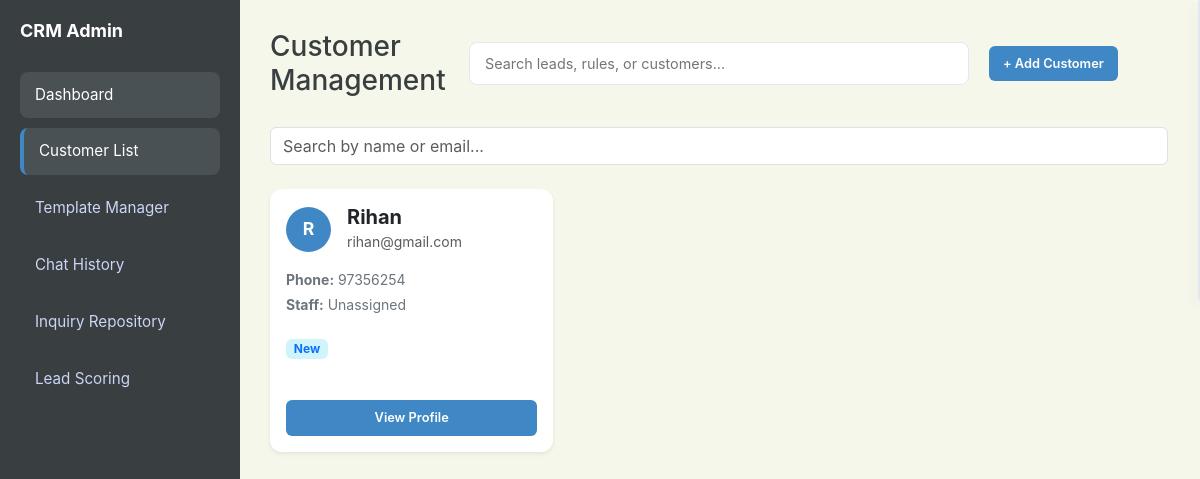
Page /customers on the committed database.
### app.py (models this page shows)
class Customer(db.Model):
    id = db.Column(db.Integer, primary_key=True)
    name = db.Column(db.String(100), nullable=False)
    email = db.Column(db.String(120), unique=True)
    phone = db.Column(db.String(20))
    location = db.Column(db.String(100))
    assigned_staff = db.Column(db.String(100))
    status = db.Column(db.String(50), default="Active")
    tags = db.Column(db.String(200)) # Stored as "VIP,New,Returning"
    notes = db.Column(db.Text)
    last_contact = db.Column(db.String(50))

### app.py (the view)
@app.route('/customers')
def customers():
    query = request.args.get('q', '')
    if query:
        customers_list = Customer.query.filter(
            (Customer.name.ilike(f'%{query}%')) |
            (Customer.email.ilike(f'%{query}%'))
        ).all()
    else:
        customers_list = Customer.query.all()
    return render_template('customer-list.html', customers=customers_list, query=query)

### app.py (called while the page is built)
@app.context_processor
def inject_search_data():
    customers = Customer.query.all()
    inquiries = Inquiry.query.all()
    rules = Rule.query.all()
    templates = AutoReplyTemplate.query.all()
    faqs = FAQ.query.all()
    search_seed = []
    for c in customers:
        search_seed.append({"display": c.name, "category": "Customer", "page": "/customers"})
    for i in inquiries:
        search_seed.append({"display": f"Inquiry: {i.customer}", "category": "Inquiry", "page": f"/inquiry/{i.id}"})
    for r in rules:
        search_seed.append({"display": r.name, "category": "Rule", "page": "/scoring"})
    for t in templates:
        search_seed.append({"display": t.title, "category": "Template", "page": "/templates-manager"})
    for f in faqs:
        search_seed.append({"display": f.question, "category": "FAQ", "page": "/templates-manager"})
    return dict(search_seed=search_seed)

### templates/customer-list.html (shortened to what this page needs)
<!DOCTYPE html>
<html lang="en">
<head>
    <link href="https://cdn.jsdelivr.net/npm/bootstrap@5.3.0/dist/css/bootstrap.min.css" rel="stylesheet">
    <link rel="stylesheet" href="{{ url_for('static', filename='style.css') }}">
</head>
<body id="page-customers">
    <aside class="sidebar">
        <h2>CRM Admin</h2>
        <a href="/dashboard" class="nav-link nav-dashboard active">Dashboard</a>
        <a href="/customers" class="nav-link nav-customers">Customer List</a>
        <a href="/templates-manager" class="nav-link nav-templates">Template Manager</a>
        <a href="/history" class="nav-link nav-history">Chat History</a>
        <a href="/repository" class="nav-link nav-repository">Inquiry Repository</a>
        <a href="/scoring" class="nav-link nav-scoring">Lead Scoring</a>
    </aside>
    <main class="main">
        <div class="header">
            <div class="header-left">
                <h1 class="h3 mb-0">Customer Management</h1>
            </div>
            <div class="search-container">
                <input type="text" placeholder="Search leads, rules, or customers..." class="taskbar-search">
            </div>
            <div class="header-right">
                <button class="btn btn-blue" data-bs-toggle="modal" data-bs-target="#addCustomerModal">+ Add
                    Customer</button>
            </div>
        </div>
        <form method="GET" action="/customers" class="mb-4">
            <input type="text" name="q" class="form-control" placeholder="Search by name or email..."
                value="{{ query }}">
        </form>
        <div class="row g-4">
            {% for c in customers %}
            <div class="col-12 col-md-6 col-lg-4">
                <div class="card p-3 shadow-sm border-0 h-100">
                    <div class="d-flex align-items-center mb-3">
                        <div class="avatar-circle me-3">
                            {{ c.name.split(' ')[0][0] }}{{ c.name.split(' ')[-1][0] if c.name.split(' ')|length > 1
                        </div>
                        <div>
                            <h5 class="mb-0 fw-bold">{{ c.name }}</h5>
                            <small class="text-muted">{{ c.email }}</small>
                        </div>
                    </div>
                    <div class="mb-3 small">
                        <p class="mb-1 text-secondary"><strong>Phone:</strong> {{ c.phone }}</p>
                        <p class="mb-1 text-secondary"><strong>Staff:</strong> {{ c.assigned_staff or 'Unassigned' }}
                        </p>
                    </div>
                    <div class="mb-3">
                        {% if c.tags %}
                        {% for tag in c.tags.split(',') %}
                        <span class="badge bg-info-subtle text-primary small">{{ tag }}</span>
                        {% endfor %}
                        {% endif %}
                    </div>
                    <div class="mt-auto d-flex gap-2">
                        <a href="/customer/{{ c.id }}" class="btn btn-blue btn-sm w-100">View Profile</a>
                    </div>
                </div>
            </div>
            {% else %}
            <div class="col-12 text-center py-5">
                <p class="text-muted">No customers found. Try adding a new one!</p>
            </div>
            {% endfor %}
        </div>
    </main>
</body>
</html>

### static/style.css (style rules this page uses)
:root { --blue: #3F88C5; --red: #E94F37; --green: #44BBA4; --gray: #64748b; --slate-900: #393E41; --slate-800: #4a5155; --border-radius: 12px; --bg-light: #F6F7EB; }
* { box-sizing: border-box; font-family: 'Inter', -apple-system, sans-serif; }
body { margin: 0; display: flex; background-color: var(--bg-light); color: var(--slate-900); height: 100vh; overflow: hidden; }
.sidebar { width: 240px; background: var(--slate-900); color: #fff; min-height: 100vh; padding: 20px; flex-shrink: 0; }
.sidebar h2 { font-size: 18px; margin-bottom: 30px; font-weight: 700; color: #fff; }
.nav-link { display: block; padding: 12px 15px; color: #cbd5f5; text-decoration: none; border-radius: 8px; margin-bottom: 10px; font-size: 0.95rem; transition: 0.2s; }
.nav-link:hover, .nav-link.active { background: var(--slate-800); color: #fff; }
.main { flex: 1; padding: 30px; overflow-y: auto; }
.header { display: grid; grid-template-columns: 1fr auto 1fr; align-items: center; margin-bottom: 30px; gap: 20px; width: 100%; }
.header-left { display: flex; align-items: center; gap: 15px; }
.card { background: white; padding: 25px; border-radius: var(--border-radius); box-shadow: 0 4px 6px -1px rgba(0, 0, 0, 0.1); border: 1px solid #e2e8f0; margin-bottom: 25px; }
input, textarea, select { width: 100%; padding: 10px; border: 1px solid #e2e8f0; border-radius: 6px; font-size: 0.9rem; outline: none; }
.btn { padding: 8px 14px; border: none; border-radius: 6px; cursor: pointer; font-size: 0.8rem; font-weight: 600; transition: 0.2s; text-decoration: none; display: inline-block; }
.btn-blue, .btn-primary { background: var(--blue); color: white; }
#page-dashboard .nav-dashboard, #page-customers .nav-customers, #page-history .nav-history, #page-repository .nav-repository, #page-templates .nav-templates, #page-scoring .nav-scoring { background: var(--slate-800); color: #fff; border-left: 4px solid var(--blue); }
.search-container { width: 500px; display: flex; position: relative; }
.taskbar-search { width: 100%; padding: 10px 15px; border: 1px solid #e2e8f0; border-radius: 8px; font-size: 0.9rem; background: #fff; outline: none; transition: border-color 0.2s; }
.sidebar { z-index: 100; }
.avatar-circle { width: 45px; height: 45px; background-color: var(--blue); color: white; border-radius: 50%; display: flex; align-items: center; justify-content: center; font-weight: bold; font-size: 1.1rem; text-transform: uppercase; }

### rows in the picture
Customer: name "R", name "Rihan", email "rihan@gmail.com", phone "97356254", assigned_staff "Unassigned", tags "New"
